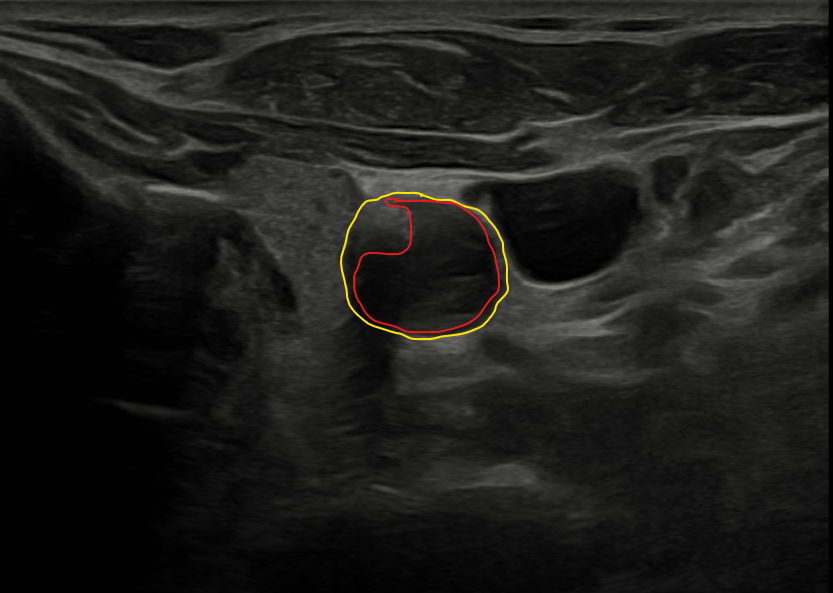
#> input picture Mini Project - 6th Sem/Test3.png, 833 x 593 px, found by its file name
$ jupyter execute Project.ipynb   (older library calls are emulated)
#> lines starting #> are read from the running program, lines starting #| are printed output that depends on the picture
[cell 1]
import cv2
import numpy as np
import matplotlib.pyplot as plt

# -----------------------------
# 1. Image Loading & Prep
# -----------------------------
img = cv2.imread("test3.png")
#> img is the input picture: shape (593, 833, 3); mean B, G, R 28, 29.1, 29.4
gray = cv2.cvtColor(img, cv2.COLOR_BGR2GRAY)
denoised = cv2.bilateralFilter(gray, 9, 75, 75)
enhanced = cv2.createCLAHE(clipLimit=3.0).apply(denoised)
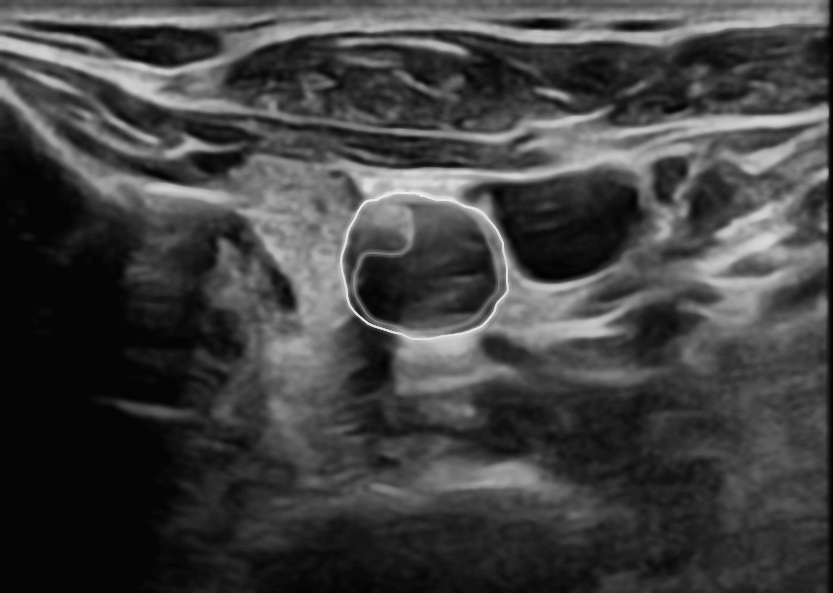
#> enhanced: shape (593, 833); min 1, max 237, mean 65.1

# -----------------------------
# 2. Artery ROI Selection
# -----------------------------
roi = cv2.selectROI("Select Artery Region", enhanced, False)
cv2.destroyAllWindows()
x, y, w, h = roi
roi_img = enhanced[y:y+h, x:x+w]
roi_color = img[y:y+h, x:x+w].copy()

# -----------------------------
# 3. STATISTICAL RULE-BASED DETECTION
# -----------------------------
blur = cv2.GaussianBlur(roi_img, (5, 5), 0)
_, thresh = cv2.threshold(blur, 0, 255, cv2.THRESH_BINARY + cv2.THRESH_OTSU)

contours, _ = cv2.findContours(thresh, cv2.RETR_EXTERNAL, cv2.CHAIN_APPROX_SIMPLE)

best_plaque_cnt = None
max_rule_score = -1

for cnt in contours:
    area = cv2.contourArea(cnt)
    if area < 100: continue # Rule: Ignore tiny noise

    # Measure 1: Solidity (How much of the 'blob' is filled?)
    hull = cv2.convexHull(cnt)
    hull_area = cv2.contourArea(hull)
    solidity = float(area) / hull_area if hull_area > 0 else 0

    # Measure 2: Mean Intensity (Plaque is bright/hyperechoic)
    mask = np.zeros(roi_img.shape, np.uint8)
    cv2.drawContours(mask, [cnt], -1, 255, -1)
    mean_val = cv2.mean(roi_img, mask=mask)[0]

    # Measure 3: Centricity (Plaque is usually attached to the wall near center)
    M = cv2.moments(cnt)
    cX = int(M["m10"] / M["m00"]) if M["m00"] != 0 else 0
    # Higher score if it's closer to the center-left (where your reference was)
    dist_score = 1.0 / (1.0 + abs(cX - (w * 0.3)))

    # --- THE RULE ---
    # Combine Brightness + Solidity + Position
    rule_score = mean_val * solidity * dist_score

    if rule_score > max_rule_score:
        max_rule_score = rule_score
        best_plaque_cnt = cnt

# -----------------------------
# 4. Final Output: BRIGHT RED BLOB
# -----------------------------
if best_plaque_cnt is not None:
    # Create the solid red highlight you asked for
    overlay = roi_color.copy()
    cv2.drawContours(overlay, [best_plaque_cnt], -1, (0, 0, 255), -1)

    # 70% opacity for the bright red look
    cv2.addWeighted(overlay, 0.7, roi_color, 0.3, 0, roi_color)

    # Draw a clean red border
    cv2.drawContours(roi_color, [best_plaque_cnt], -1, (0, 0, 255), 2)

    # Put it back in the main image
    img[y:y+h, x:x+w] = roi_color

# Display
plt.imshow(cv2.cvtColor(img, cv2.COLOR_BGR2RGB))
plt.title("Rule-Based Red Plaque Detection")
plt.axis("off")
plt.show()

from skimage.feature import graycomatrix, graycoprops

# -----------------------------
# 5. TEXTURE ANALYSIS (GLCM)
# -----------------------------
if best_plaque_cnt is not None:
    # Create a mask for just the plaque
    plaque_mask = np.zeros(roi_img.shape, dtype=np.uint8)
    cv2.drawContours(plaque_mask, [best_plaque_cnt], -1, 255, -1)

    # Extract the pixel values belonging to the plaque
    # We use the 'enhanced' ROI image for better texture contrast
    plaque_pixels = cv2.bitwise_and(roi_img, roi_img, mask=plaque_mask)

    # GLCM requires integer values. We calculate it for 4 directions
    # (0, 45, 90, 135 degrees) to ensure rotation invariance.
    distances = [1, 2] # Look at immediate and near neighbors
    angles = [0, np.pi/4, np.pi/2, 3*np.pi/4]

    glcm = graycomatrix(plaque_pixels,
                        distances=distances,
                        angles=angles,
                        levels=256,
                        symmetric=True,
                        normed=True)

    # Calculate specific texture properties
    contrast = graycoprops(glcm, 'contrast').mean()
    homogeneity = graycoprops(glcm, 'homogeneity').mean()
    energy = graycoprops(glcm, 'energy').mean()
    correlation = graycoprops(glcm, 'correlation').mean()

    # -----------------------------
    # 6. REPORTING RESULTS
    # -----------------------------
    print("-" * 30)
    print("PLAQUE TEXTURE ANALYSIS")
    print("-" * 30)
    print(f"Contrast (Roughness):    {contrast:.2f}")
    print(f"Homogeneity (Smoothness): {homogeneity:.2f}")
    print(f"Energy (Uniformity):      {energy:.2f}")
    print(f"Correlation:              {correlation:.2f}")

    # Simple Interpretation
    if contrast > 50: # Threshold varies by image quality
        status = "Heterogeneous (Potential Calcification/Vulnerability)"
    else:
        status = "Homogeneous (Stable Plaque)"
    print(f"Clinical Suggestion:      {status}")
    print("-" * 30)


$ run again, with Mini Project - 6th Sem/Test2.png copied over Mini Project - 6th Sem/Test3.png
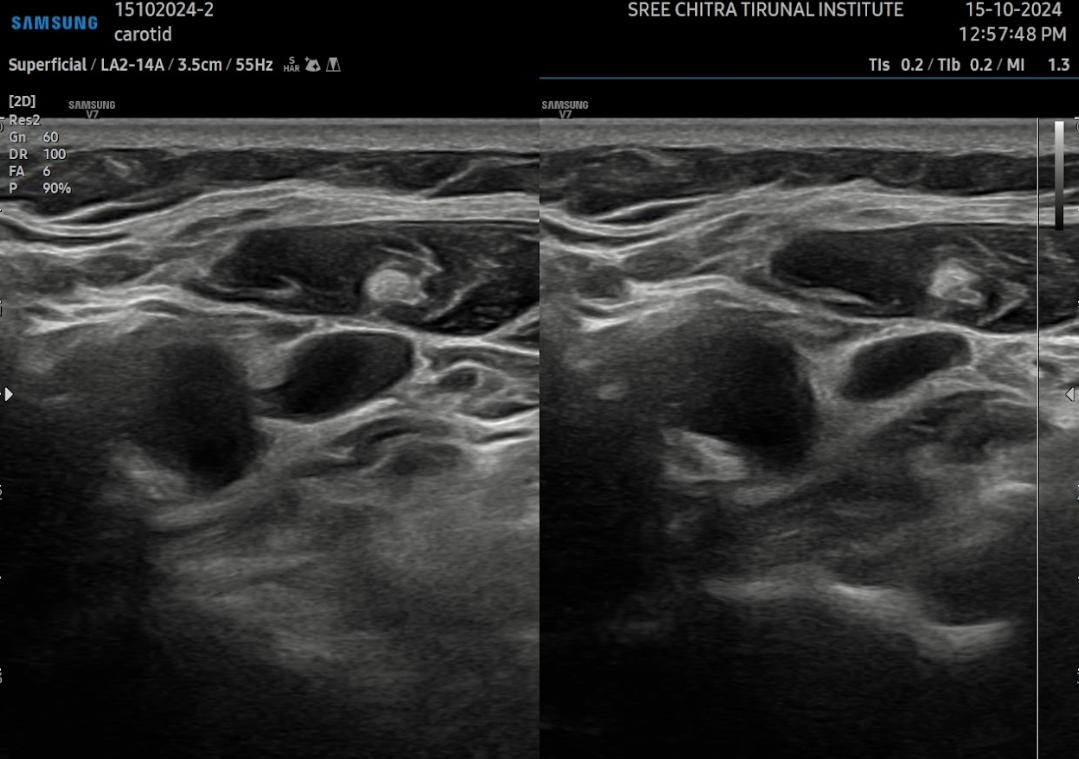
#> input picture Mini Project - 6th Sem/Test2.png, 1079 x 759 px, found by its file name
#> img is the input picture: shape (759, 1079, 3); mean B, G, R 46.5, 47.3, 47.1
#> `enhanced = cv2.createCLAHE(clipLimit=3.0).apply(denoised)`:
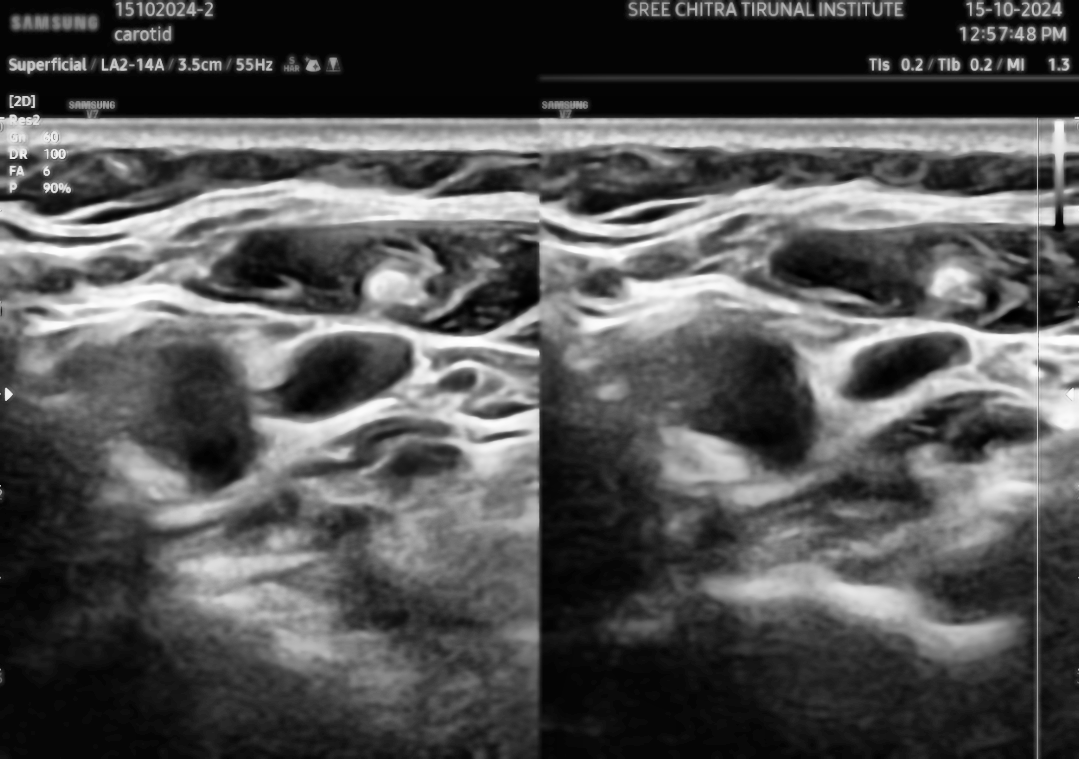
#> enhanced: shape (759, 1079); min 0, max 255, mean 82.9

$ run again, with Mini Project - 6th Sem/Test.png copied over Mini Project - 6th Sem/Test3.png
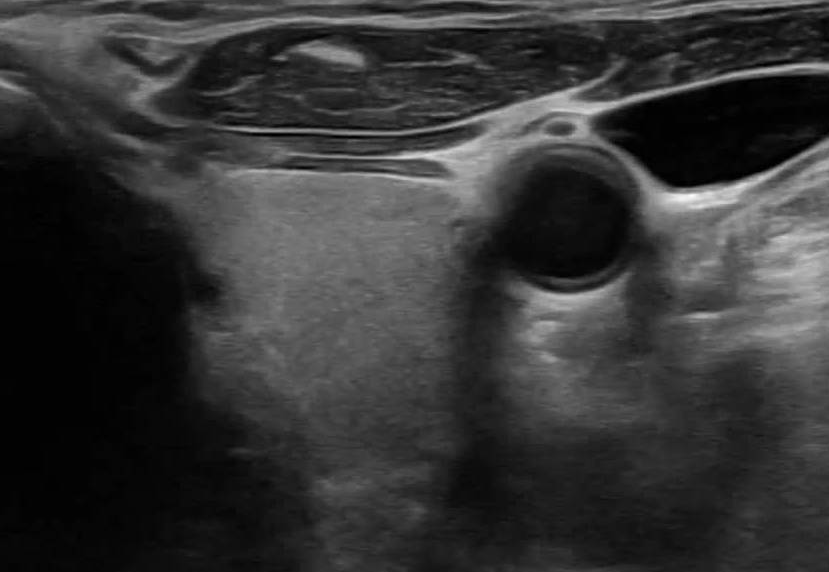
#> input picture Mini Project - 6th Sem/Test.png, 829 x 572 px, found by its file name
#> img is the input picture: shape (572, 829, 3); min 0, max 253, mean 53
#> `enhanced = cv2.createCLAHE(clipLimit=3.0).apply(denoised)`:
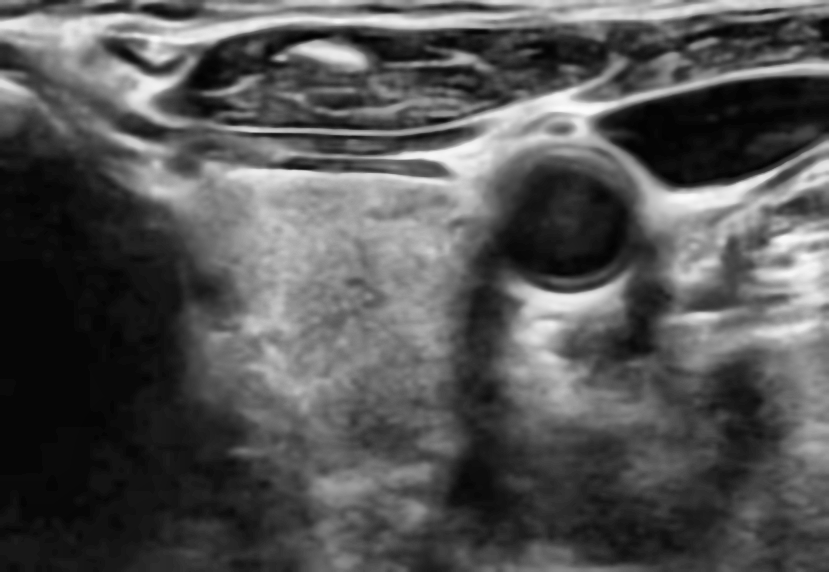
#> enhanced: shape (572, 829); min 2, max 252, mean 83.6

$ run again, with Mini Project - 6th Sem/sample.jfif saved as Mini Project - 6th Sem/Test3.png
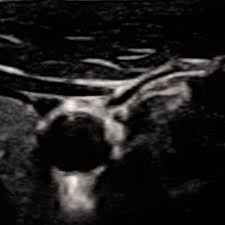
#> input picture Mini Project - 6th Sem/sample.jfif, 225 x 225 px, found by its file name
#> img is the input picture: shape (225, 225, 3); mean B, G, R 26.7, 27.5, 28.7
#> `denoised = cv2.bilateralFilter(gray, 9, 75, 75)`:
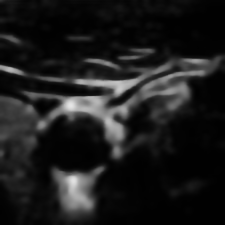
#> denoised: shape (225, 225); min 1, max 229, mean 27.7
#> `enhanced = cv2.createCLAHE(clipLimit=3.0).apply(denoised)`:
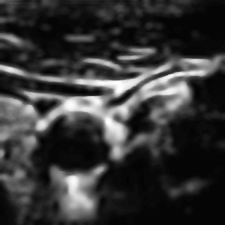
#> enhanced: shape (225, 225); min 2, max 254, mean 52.9
